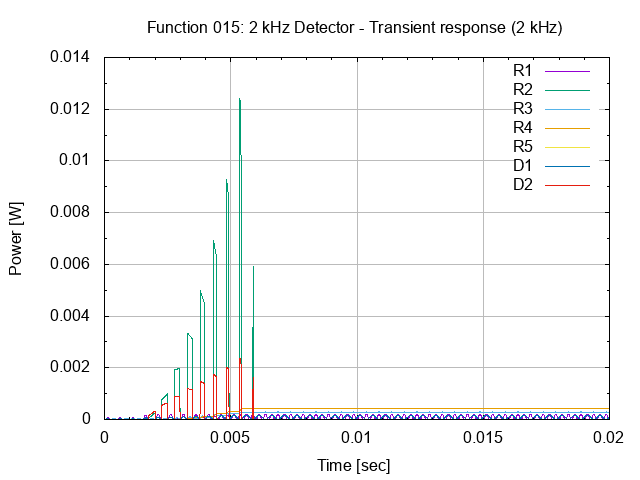

Source code (gnuplot):
# setup terminal
set term png

# setup graph
set output "26.015.00.03.01.png"
set title "Function 015: 2 kHz Detector - Transient response (2 kHz)"

# setup Y-axis
set grid ytics lt 1 lw 1 lc rgb "#bbbbbb"
set mytics
set ylabel "Power [W]"

# setup X-axis
set grid xtics lt 1 lw 1 lc rgb "#bbbbbb"
set mxtics
set xrange [0:0.02]
set xlabel "Time [sec]"

# setup plot style
set style data lines
plot '26.015.00.03.01.dat' using 1:2 title "R1", \
     '26.015.00.03.01.dat' using 1:3 title "R2", \
     '26.015.00.03.01.dat' using 1:4 title "R3", \
     '26.015.00.03.01.dat' using 1:5 title "R4", \
     '26.015.00.03.01.dat' using 1:6 title "R5", \
     '26.015.00.03.01.dat' using 1:7 title "D1", \
     '26.015.00.03.01.dat' using 1:8 title "D2"

# set output back to default
set output

# reset terminal type
set terminal pop
